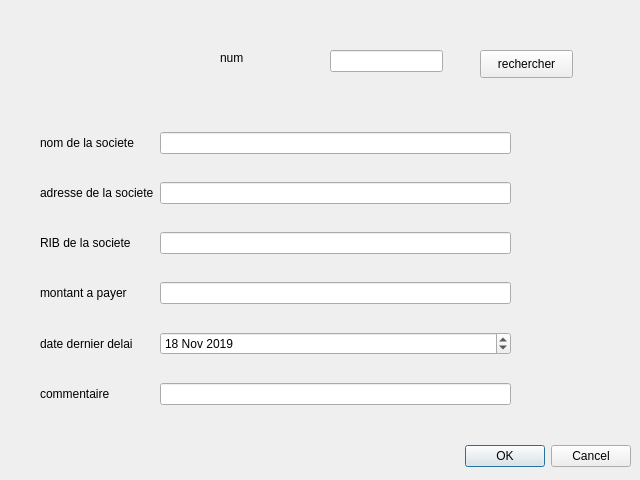
<?xml version="1.0" encoding="UTF-8"?>
<ui version="4.0">
 <class>modifierfacture</class>
 <widget class="QDialog" name="modifierfacture">
  <property name="geometry">
   <rect>
    <x>0</x>
    <y>0</y>
    <width>640</width>
    <height>480</height>
   </rect>
  </property>
  <property name="windowTitle">
   <string>Dialog</string>
  </property>
  <widget class="QDialogButtonBox" name="buttonBox">
   <property name="geometry">
    <rect>
     <x>10</x>
     <y>440</y>
     <width>621</width>
     <height>32</height>
    </rect>
   </property>
   <property name="orientation">
    <enum>Qt::Horizontal</enum>
   </property>
   <property name="standardButtons">
    <set>QDialogButtonBox::Cancel|QDialogButtonBox::Ok</set>
   </property>
  </widget>
  <widget class="QLineEdit" name="num">
   <property name="geometry">
    <rect>
     <x>330</x>
     <y>50</y>
     <width>113</width>
     <height>22</height>
    </rect>
   </property>
  </widget>
  <widget class="QLabel" name="label">
   <property name="geometry">
    <rect>
     <x>220</x>
     <y>50</y>
     <width>55</width>
     <height>16</height>
    </rect>
   </property>
   <property name="text">
    <string>num</string>
   </property>
  </widget>
  <widget class="QWidget" name="layoutWidget">
   <property name="geometry">
    <rect>
     <x>40</x>
     <y>110</y>
     <width>471</width>
     <height>321</height>
    </rect>
   </property>
   <layout class="QGridLayout" name="gridLayout">
    <item row="5" column="0">
     <widget class="QLabel" name="label_8">
      <property name="text">
       <string>commentaire</string>
      </property>
     </widget>
    </item>
    <item row="0" column="0">
     <widget class="QLabel" name="label_2">
      <property name="text">
       <string>nom de la societe</string>
      </property>
     </widget>
    </item>
    <item row="1" column="1">
     <widget class="QLineEdit" name="adresse"/>
    </item>
    <item row="0" column="1">
     <widget class="QLineEdit" name="nom"/>
    </item>
    <item row="1" column="0">
     <widget class="QLabel" name="label_3">
      <property name="text">
       <string>adresse de la societe</string>
      </property>
     </widget>
    </item>
    <item row="4" column="0">
     <widget class="QLabel" name="label_6">
      <property name="text">
       <string>date dernier delai</string>
      </property>
     </widget>
    </item>
    <item row="2" column="0">
     <widget class="QLabel" name="label_4">
      <property name="text">
       <string>RIB de la societe</string>
      </property>
     </widget>
    </item>
    <item row="3" column="1">
     <widget class="QLineEdit" name="monatant"/>
    </item>
    <item row="3" column="0">
     <widget class="QLabel" name="label_5">
      <property name="text">
       <string>montant a payer</string>
      </property>
     </widget>
    </item>
    <item row="2" column="1">
     <widget class="QLineEdit" name="rib"/>
    </item>
    <item row="5" column="1">
     <widget class="QLineEdit" name="commenetaire"/>
    </item>
    <item row="4" column="1">
     <widget class="QDateEdit" name="dateEdit">
      <property name="dateTime">
       <datetime>
        <hour>0</hour>
        <minute>0</minute>
        <second>0</second>
        <year>2019</year>
        <month>11</month>
        <day>18</day>
       </datetime>
      </property>
     </widget>
    </item>
   </layout>
  </widget>
  <widget class="QPushButton" name="pushButton">
   <property name="geometry">
    <rect>
     <x>480</x>
     <y>50</y>
     <width>93</width>
     <height>28</height>
    </rect>
   </property>
   <property name="text">
    <string>rechercher</string>
   </property>
  </widget>
 </widget>
 <resources/>
 <connections>
  <connection>
   <sender>buttonBox</sender>
   <signal>accepted()</signal>
   <receiver>modifierfacture</receiver>
   <slot>accept()</slot>
   <hints>
    <hint type="sourcelabel">
     <x>248</x>
     <y>254</y>
    </hint>
    <hint type="destinationlabel">
     <x>157</x>
     <y>274</y>
    </hint>
   </hints>
  </connection>
  <connection>
   <sender>buttonBox</sender>
   <signal>rejected()</signal>
   <receiver>modifierfacture</receiver>
   <slot>reject()</slot>
   <hints>
    <hint type="sourcelabel">
     <x>316</x>
     <y>260</y>
    </hint>
    <hint type="destinationlabel">
     <x>286</x>
     <y>274</y>
    </hint>
   </hints>
  </connection>
 </connections>
</ui>
